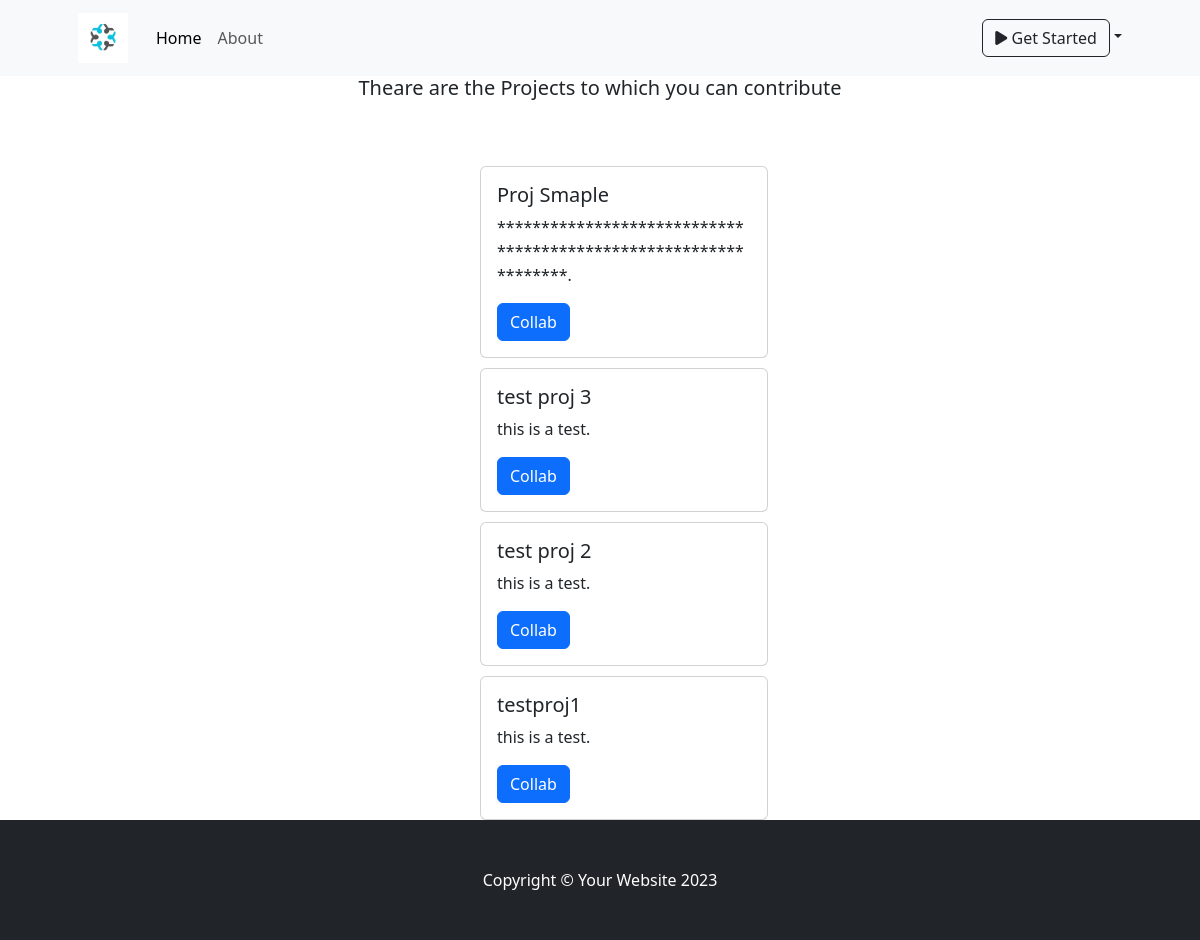
The app's page /scicom/productslist/ with its own data.
### marketapp/models.py (models this page shows, shortened)
class Project(models.Model):
    User=models.ForeignKey(User,on_delete=models.CASCADE)
    name=models.CharField(max_length=56,blank=False,)
    description=models.CharField(max_length=256,blank=False,)
    published = models.DateField(auto_now_add=True)
    tags=TaggableManager()

### marketapp/views.py (the view)
# urls.py: path('productslist/',views.ProjectListView.as_view(),name="productslist"),
class ProjectListView(ListView):
    template_name='marketapp/projectlist.html'
    model=models.Project
    def get_queryset(self, *args, **kwargs):
        qs = super(ProjectListView, self).get_queryset(*args, **kwargs)
        qs = qs.order_by("-id")
        return qs

### templates/marketapp/projectlist.html (shortened to what this page needs)
{%extends 'marketapp/base.html'%}
{% block baseblock%}
        <section class="middle" style="height:10vh" >
            <h5 style="text-align:center;">
                Theare are the Projects to which you can contribute
            </h5>
        </section>
        <div class="cards">
            {% for obj in object_list%}
            <div class="proj">
                <div class="card" style="width: 18rem;">
                    <div class="card-body">
                      <h5 class="card-title">{{obj.name}}</h5>
                      <p class="card-text">{{obj.description}}.</p>
                      <a href="{%url 'survey' request.user.id%}" class="btn btn-primary">Collab</a>
                    </div>
                  </div>
                </div>
            </div>
            {%endfor%}
        <footer class="py-5 bg-dark">
            <div class="container"><p class="m-0 text-center text-white">Copyright &copy; Your Website 2023</p></div>
        </footer>
    </body>
    {%endblock%}

### templates/marketapp/base.html (shortened to what this page needs)
{%load static%}
<!DOCTYPE html>
<html lang="en">
    <head>
        <link href="https://cdn.jsdelivr.net/npm/bootstrap-icons@1.5.0/font/bootstrap-icons.css" rel="stylesheet" />
        <link rel="stylesheet" href="https://cdnjs.cloudflare.com/ajax/libs/font-awesome/6.4.2/css/all.min.css">
        <link rel="stylesheet" href="https://cdnjs.cloudflare.com/ajax/libs/font-awesome/6.4.2/css/all.min.css">
  <link href="https://cdn.jsdelivr.net/npm/bootstrap@5.3.2/dist/css/bootstrap.min.css" rel="stylesheet">
    </head>
    <body>
            <div class=" na<!DOCTYPE html>
                <html lang="en">
                    <head>
                        <link href="https://cdn.jsdelivr.net/npm/bootstrap-icons@1.5.0/font/bootstrap-icons.css" rel="stylesheet" />
                        <link href="https://cdn.jsdelivr.net/npm/bootstrap@5.3.2/dist/css/bootstrap.min.css" rel="stylesheet">
                    </head>
                    <body>
                        <nav class="navbar navbar-expand-lg navbar-light bg-light">
                            <div class="container px-4 px-lg-5">
                                <a class="navbar-brand" href="{%url 'home'%}">
                                    <img src="{% static 'logo.jpeg'%}" alt="" srcset="" class="logo">
                                </a>
                                <div class="collapse navbar-collapse" id="navbarSupportedContent">
                                    <ul class="navbar-nav me-auto mb-2 mb-lg-0 ms-lg-4">
                                        <li class="nav-item"><a class="nav-link active" aria-current="page" href="{%url 'home'%}">Home</a></li>
                                        <li class="nav-item"><a class="nav-link" href="#about">About</a></li>
                                    </ul>
                                    {%if request.user.is_authenticated%}
                                    <ul class="navbar-nav " style=" margin-right:0px;">
                                        <li class="nav-item"><a class="nav-link" href="{% url 'logout'%}">Logout</a></li>
                                        <li class="nav-item"><a class="nav-link active" aria-current="page" href="{%url 'home'%}">                                                  <button class="btn btn-outline-dark" type="submit">
                                            <i class="fa-solid fa-user"></i>
                                            Profile
                                        </button></a></li>
                                    </ul>
                                    {%else%}
                                    <form class="d-flex">
                                        <div class="nav-item dropdown">
                                            <a class=" nav-link dropdown-toggle" id="navbarDropdown" href="#" data-bs-toggle="dropdown" aria-expanded="false">
                                                  <button class="btn btn-outline-dark" type="submit">
                                                <i class="fa-solid fa-play"></i>
                                                Get Started
                                            </button></a>
                                        </div>
                                    </form>
                                    {%endif%}
                                </div>
                            </div>
                        </nav>
            {%block baseblock%}{%endblock%}
    </body>
</html>

### templates/marketapp/base.html (style rules this page uses)
body { font-family: 'Montserrat', sans-serif; }
.logo { height: 10%; width: 10%; margin-left: 0px; }
#navbarSupportedContent { margin-left: -470px; }

### templates/marketapp/projectlist.html (style rules this page uses)
.cards { display: flex; flex-wrap: wrap; }
.proj { width: 50%; height: 30%; margin-left: 40%; margin-top: 10px; }

### records on screen
Project: name "Proj Smaple", description "****************************************************************"
Project: name "test proj 3", description "this is a test"
Project: name "test proj 2", description "this is a test"
Project: name "testproj1", description "this is a test"
